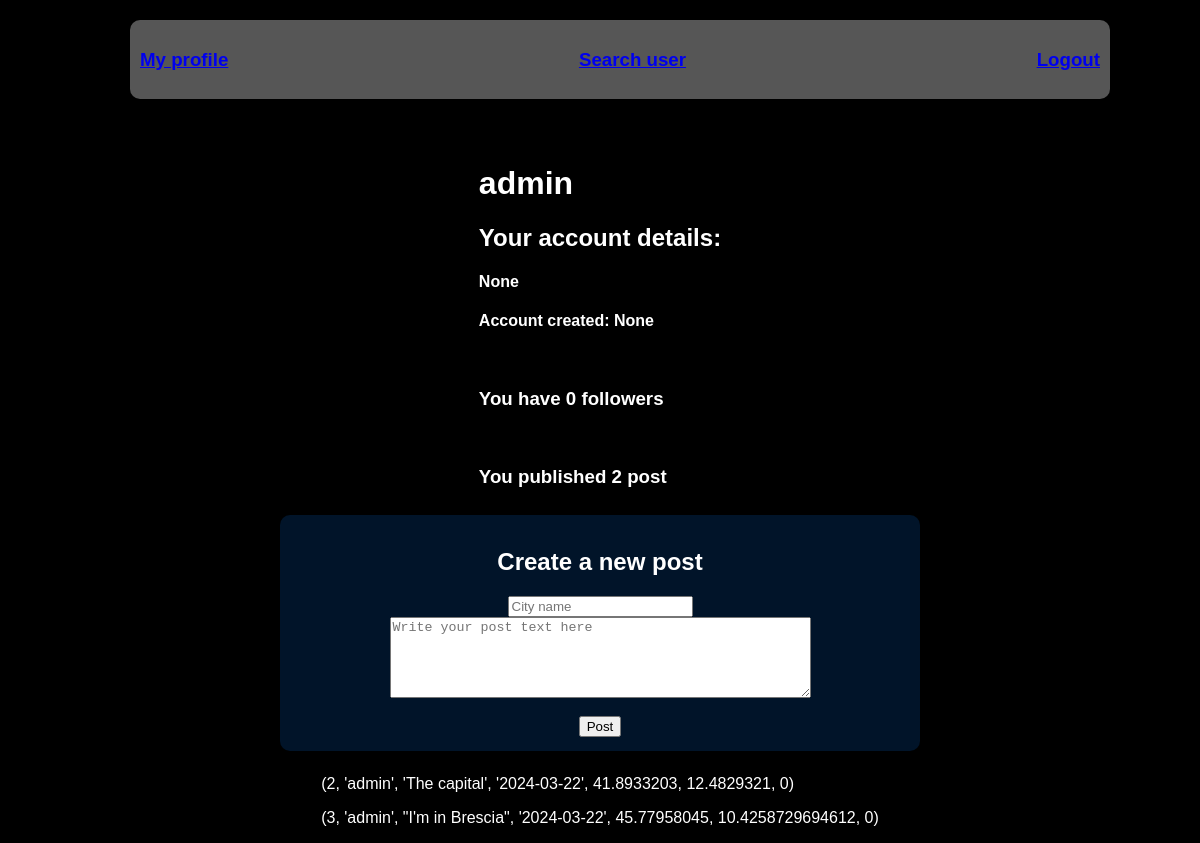
/userPage (signed in), run on an earlier commit of the app's database.
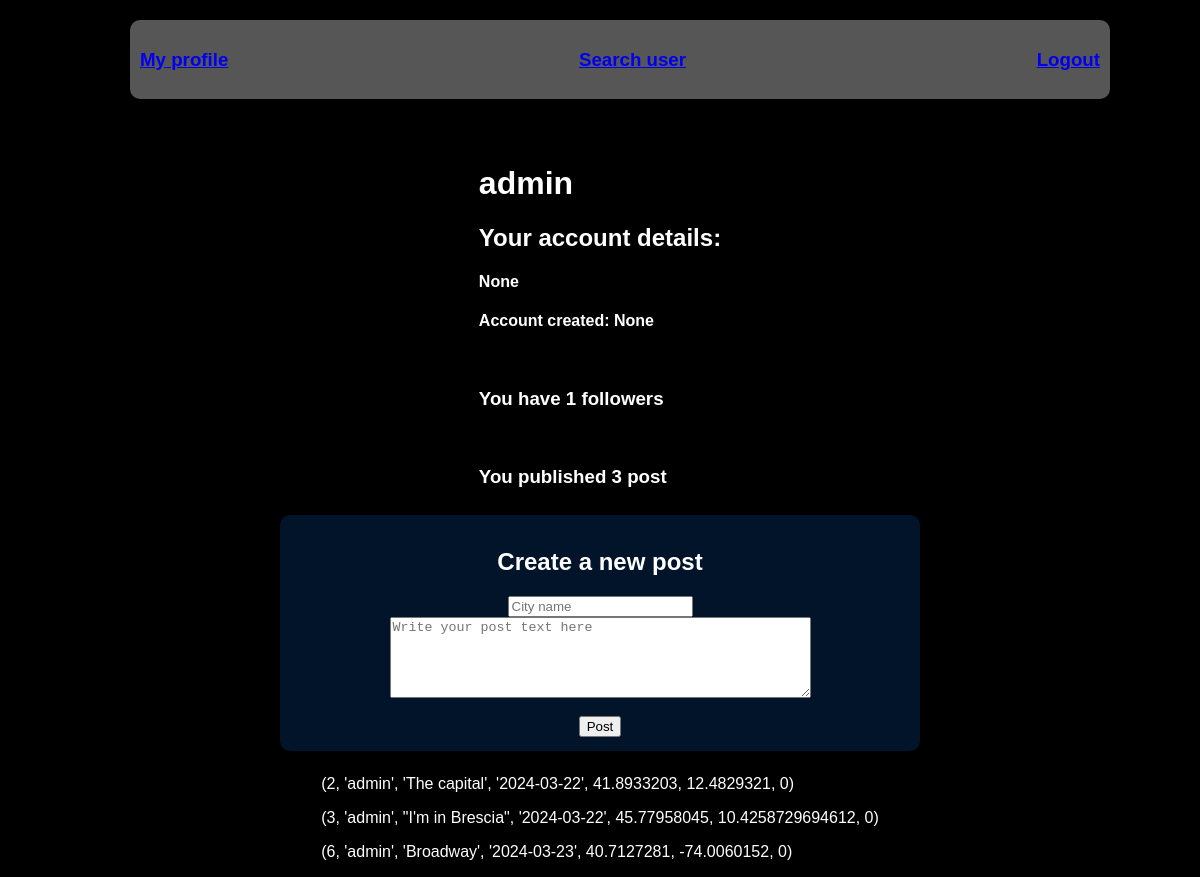
And on a later commit of the database.
### tables this page shows
CREATE TABLE post (
        id INTEGER PRIMARY KEY,
        pin_id INTEGER NOT NULL,
        user_id INTEGER NOT NULL,
        text TEXT NOT NULL,
        date DATE NOT NULL,
        FOREIGN KEY (pin_id) REFERENCES pins(id),
        FOREIGN KEY (user_id) REFERENCES users(id)
    );

### app.py (the view)
@app.route('/userPage')
def index():
    if 'user' in session:
        conn = sqlite3.connect('./static/data/cityPin.db')
        cursor = conn.cursor()
        posts = get_user_posts(session['user'][0])
        cursor.execute(
            '''
            SELECT COUNT(*) FROM followers WHERE user_id = ?
            ''',
            (session['user'][0],)
        )
        n_followers = cursor.fetchone()[0]
        conn.commit()
        conn.close()
        return render_template('user_page.html', user=session['user'], posts = posts, n_posts = len(posts), n_followers = n_followers)
    else:
        return render_template('register.html')

### app.py (called while the page is built)
def get_user_posts(user_id):
    conn = sqlite3.connect('./static/data/cityPin.db')
    cursor = conn.cursor()
    cursor.execute(
        '''
        SELECT post.id, users.username, post.text, post.date, pins.lat, pins.lon
        FROM post
        JOIN users ON post.user_id = users.id
        JOIN pins ON post.pin_id = pins.id
        WHERE users.id = ?

        ''',
        (user_id,)
    )
    posts = cursor.fetchall()
    ret = []
    for post in posts:
        cursor.execute(
            '''
            SELECT COUNT(*) FROM likes WHERE post_id = ?
            ''',
            (post[0],)
        )
        post += (cursor.fetchone()[0],)
        ret.append(post)
    conn.commit()
    conn.close()
    return ret

### templates/user_page.html (shortened to what this page needs)
<!DOCTYPE html>
<html lang="en">
<head>
    <link rel="stylesheet" type="text/css" href="{{ url_for('static', filename='css/style.css') }}">
</head>
<body>
    <div class = "navbar">
        <h3><a href = "/userPage">My profile</a></h3>
        <h3><a href = "/search">Search user</a></h3>
        <h3><a href="{{ url_for('logout') }}">Logout</a></h3>
    </div>
    <br><br><br><br><br><br><br><br>
    <div class = "profileInfo">
        <h1>{{ user[1] }}</h1>
        <h2>Your account details:</h2>
        <h4>{{ user[3] }}</h4>
        <h4>Account created: {{ user[4] }}</h4>
        <br>
        <h3>You have {{n_followers}} followers</h3>
        <br>
        <h3>You published {{n_posts}} post</h3>
    </div>
    <div class = "createPost">
        <h2>Create a new post</h2>
        <form action = "/createPost" method = "POST">
            <input type = "text" name = "city" placeholder = "City name">
            <textarea name = "post_text" rows = "5" cols = "50" placeholder = "Write your post text here"></textarea>
            <br>
            <input type = "submit" value = "Post">
        </form>
    </div>
    <div class = "posts">
        {% for post in posts %}
            <p>{{post}}</p>
        {% endfor %}
    </div>
</body>
</html>

### static/css/style.css (style rules this page uses)
body { background-color: #000000; font-family: Arial, sans-serif; margin: 0; padding: 0; color: rgb(255,255,255); }
.navbar { position: fixed; top: 0%; left: 50%; transform: translateX(-50%); width: 80%; display: flex; justify-content: space-between; align-items: center; background-color: rgba(255, 255, 255, 0.337); padding: 10px; border-radius: 10px; margin: 20px; }
.createPost { background-color: rgb(2, 40, 83, 0.5); color: white; display: flex; justify-content: center; flex-direction: column; width: 50%; padding: 14px 20px; margin: 8px 0; border: none; cursor: pointer; border-radius: 10px; text-align: center; }
body { display: flex; flex-direction: column; align-items: center; }
form { display: flex; flex-direction: column; align-items: center; }

What changed in the data, as far as the page shows it:
added post: post "(6, 'admin', 'Broadway', '2024-03-23', 40.7127281, -74.0060152, 0)"
Also different on the page:
{{ n_followers }}: "0" → "1"
{{ n_posts }}: "2" → "3"
